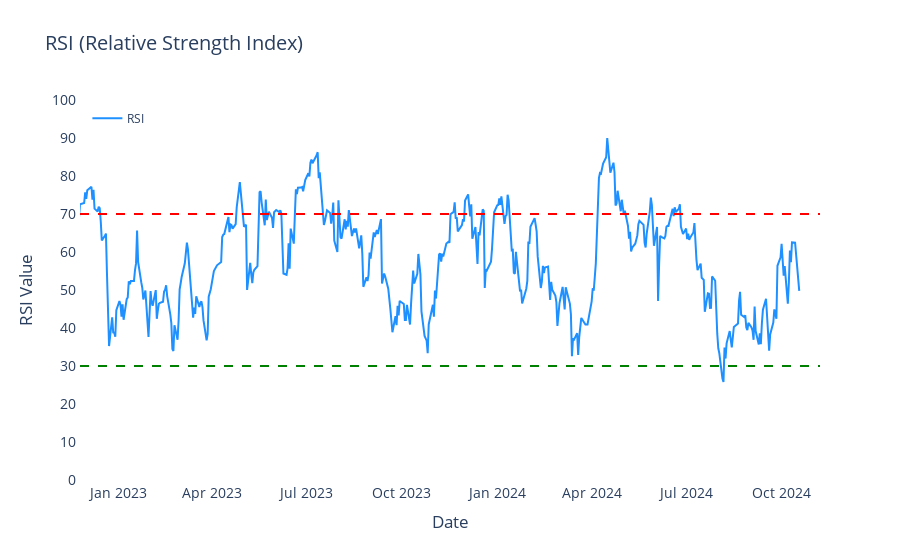
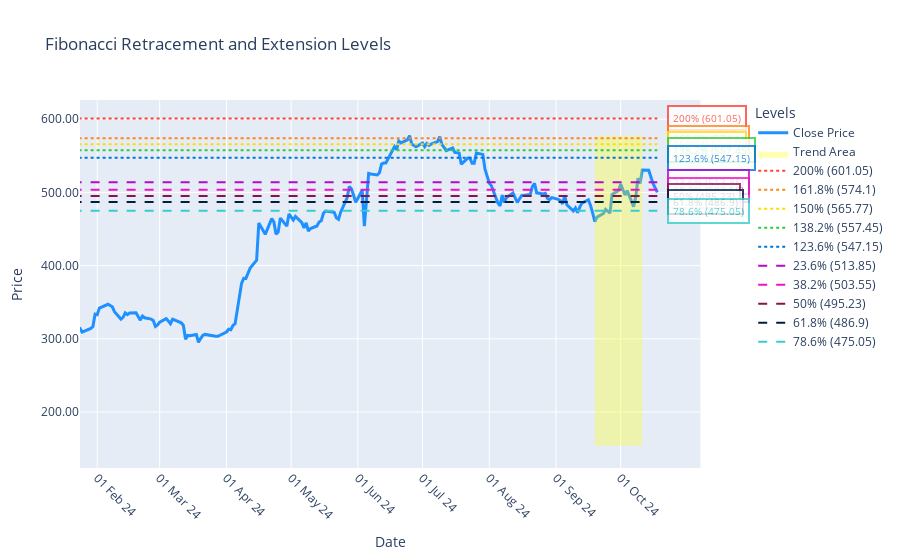
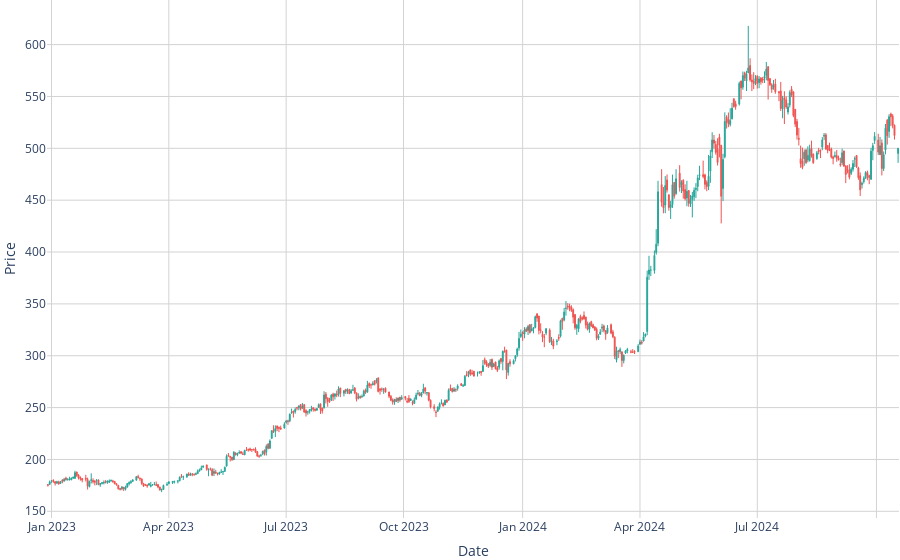

Notebook cell for these charts, in order:
### Code cell
#INPUT
name = input('Enter a name: ')

# PREPROCESSING THE NAME
symbol,st_name = search_stock_symbol(name)
symbol = symbol_changes(symbol)

# API CALL
comp = yf.Ticker(symbol)
data = comp.history(period='2y', interval='1d')
info = comp.info

curr_price = info['currentPrice']

weights = {
    'pe': 0.5,
    'rsi': 0.8,
    'macd': 0.8,
    'fib': 0.2,
    'trend': 0.6
}

# PE RATIO AND CAP ID
info = pe_and_market_cap(info)

if info[2] != 1:
    print('The company is not large cap')


pe = info[1]

if pe <= 20:
    pe_score = 1  # Buy
    pe_response = f'The P/E ratio is {round(pe,2)}, which is below 20, hence BUY'

else:
    pe_score = -1  # Sell
    pe_response = f'The P/E ratio is {round(pe,2)}, which is above 20, hence SELL'


# RSI
r, window = rsi(data)
rsi_score, rsi_response = analyze_rsi(r)

# MACD
ma = macd(data)
macd_score, macd_response = interpret_macd(ma)


# Fibonacci Retracement
fib = fibonacci_retracement(data)

current_price = data['Close'].iloc[-1]
prev_price = data['Close'].iloc[-2]

trend = fib['trend']

levels = dict()
levels['retracement'] = fib['retracement_levels']
levels ['extension'] = fib['extension_levels']

fib_response, fib_score = fib_insight(current_price=current_price, trend=trend, levels=levels, previous_price=prev_price)

data_trend = calculate_trend(data, short_window=14, long_window=50)
trend_score, trend_response = analyze_trend(data_trend)

final_score = (
    (pe_score * weights['pe']) + 
    (rsi_score * weights['rsi']) + 
    (macd_score * weights['macd']) + 
    (fib_score * weights['fib']) +
    (trend_score * weights['trend'])
)

# # Decision based on final score
# if final_score > 0:
#     print(f'\nBuy stocks of {st_name}')
# else:
#     print(f'\nSell your stocks of {st_name}')
    
if final_score > -0.3 and final_score < 0.3:
        print(f'\nHold stocks of {st_name}')
        ans = 0
        
elif final_score >= 0.3:
    print(f'\nBuy stocks of {st_name}')
    ans = 1

elif final_score <= -0.3:
    print(f'\nSell stocks of {st_name}')
    ans = -1


print(f'Current Price of {st_name}: {curr_price}')
print(f'Market Cap of {st_name}: {round(info[0] / (10 ** 7) , 2)} Crores')

print(pe_response)  

visualise_macd(ma)
print(macd_response)

visualise_rsi(r, window)
print(rsi_response)

fig = visualise_fib(fib, data)
fig.show()
print(*fib_response)

print('\n' + trend_response)
plot_stock_trends_candlestick(data_trend)

### Figure 1 — Plotly figure (JSON) as saved in the notebook; plotly's stock layout.template omitted (floating-point values rounded to 4 significant figures; data arrays with more than 128 entries replaced by an {"elided": "..."} marker saying what was removed)
{"data": [{"hovertemplate": "Date: %{x|%b %d}<br>RSI: %{y:.2f}<extra></extra>", "line": {"color": "dodgerblue", "width": 2}, "mode": "lines", "name": "RSI", "type": "scatter", "x": {"elided": "479 str values"}, "y": {"elided": "479 float values"}}], "layout": {"font": {"size": 14}, "hovermode": "x unified", "legend": {"font": {"size": 12}, "x": 0.01, "y": 0.99}, "plot_bgcolor": "white", "shapes": [{"line": {"color": "red", "dash": "dash", "width": 2}, "type": "line", "x0": 0, "x1": 1, "xref": "x domain", "y0": 70, "y1": 70, "yref": "y"}, {"line": {"color": "green", "dash": "dash", "width": 2}, "type": "line", "x0": 0, "x1": 1, "xref": "x domain", "y0": 30, "y1": 30, "yref": "y"}], "showlegend": true, "title": {"text": "RSI (Relative Strength Index)"}, "xaxis": {"nticks": 10, "range": ["2022-11-25T00:00:00+05:30", "2024-11-07T00:00:00+05:30"], "showgrid": true, "showline": true, "showticklabels": true, "tickmode": "auto", "title": {"text": "Date"}, "zeroline": false}, "yaxis": {"dtick": 10, "range": [0, 100], "showgrid": true, "showline": true, "showticklabels": true, "tick0": 0, "tickmode": "linear", "title": {"text": "RSI Value"}, "zeroline": false}}}

### Figure 2 — Plotly figure (JSON) as saved in the notebook; plotly's stock layout.template omitted (floating-point values rounded to 4 significant figures; data arrays with more than 128 entries replaced by an {"elided": "..."} marker saying what was removed)
{"data": [{"hovertemplate": "<b>Date:</b> %{x|%d %b %y}<br><b>Close:</b> %{y:.2f}<extra></extra>", "line": {"color": "#1e90ff", "width": 3}, "name": "Close Price", "type": "scatter", "x": {"elided": "493 str values"}, "y": {"elided": "493 float values"}}, {"fill": "toself", "fillcolor": "rgba(255,255,0,0.3)", "line": {"color": "rgba(255,255,0,0)"}, "name": "Trend Area", "type": "scatter", "x": ["2024-09-19T00:00:00+05:30", "2024-09-19T00:00:00+05:30", "2024-10-11T00:00:00+05:30", "2024-10-11T00:00:00+05:30"], "y": [153.9, 577.5, 577.5, 153.9]}, {"line": {"color": "#FF4136", "dash": "dot", "width": 2}, "mode": "lines", "name": "200% (601.05)", "type": "scatter", "x": ["2022-10-18T00:00:00+05:30", "2024-10-18T00:00:00+05:30"], "y": [601.0, 601.0]}, {"line": {"color": "#FF851B", "dash": "dot", "width": 2}, "mode": "lines", "name": "161.8% (574.1)", "type": "scatter", "x": ["2022-10-18T00:00:00+05:30", "2024-10-18T00:00:00+05:30"], "y": [574.1, 574.1]}, {"line": {"color": "#FFDC00", "dash": "dot", "width": 2}, "mode": "lines", "name": "150% (565.77)", "type": "scatter", "x": ["2022-10-18T00:00:00+05:30", "2024-10-18T00:00:00+05:30"], "y": [565.8, 565.8]}, {"line": {"color": "#2ECC40", "dash": "dot", "width": 2}, "mode": "lines", "name": "138.2% (557.45)", "type": "scatter", "x": ["2022-10-18T00:00:00+05:30", "2024-10-18T00:00:00+05:30"], "y": [557.5, 557.5]}, {"line": {"color": "#0074D9", "dash": "dot", "width": 2}, "mode": "lines", "name": "123.6% (547.15)", "type": "scatter", "x": ["2022-10-18T00:00:00+05:30", "2024-10-18T00:00:00+05:30"], "y": [547.1, 547.1]}, {"line": {"color": "#B10DC9", "dash": "dash", "width": 2}, "mode": "lines", "name": "23.6% (513.85)", "type": "scatter", "x": ["2022-10-18T00:00:00+05:30", "2024-10-18T00:00:00+05:30"], "y": [513.9, 513.9]}, {"line": {"color": "#F012BE", "dash": "dash", "width": 2}, "mode": "lines", "name": "38.2% (503.55)", "type": "scatter", "x": ["2022-10-18T00:00:00+05:30", "2024-10-18T00:00:00+05:30"], "y": [503.5, 503.5]}, {"line": {"color": "#85144b", "dash": "dash", "width": 2}, "mode": "lines", "name": "50% (495.23)", "type": "scatter", "x": ["2022-10-18T00:00:00+05:30", "2024-10-18T00:00:00+05:30"], "y": [495.2, 495.2]}, {"line": {"color": "#001f3f", "dash": "dash", "width": 2}, "mode": "lines", "name": "61.8% (486.9)", "type": "scatter", "x": ["2022-10-18T00:00:00+05:30", "2024-10-18T00:00:00+05:30"], "y": [486.9, 486.9]}, {"line": {"color": "#39CCCC", "dash": "dash", "width": 2}, "mode": "lines", "name": "78.6% (475.05)", "type": "scatter", "x": ["2022-10-18T00:00:00+05:30", "2024-10-18T00:00:00+05:30"], "y": [475.0, 475.0]}], "layout": {"annotations": [{"bgcolor": "white", "bordercolor": "#FF4136", "borderpad": 4, "borderwidth": 2, "font": {"color": "#FF4136", "size": 10}, "opacity": 0.8, "showarrow": false, "text": "200% (601.05)", "x": "2024-10-18T00:00:00+05:30", "xanchor": "left", "xshift": 10, "y": 601.0}, {"bgcolor": "white", "bordercolor": "#FF851B", "borderpad": 4, "borderwidth": 2, "font": {"color": "#FF851B", "size": 10}, "opacity": 0.8, "showarrow": false, "text": "161.8% (574.1)", "x": "2024-10-18T00:00:00+05:30", "xanchor": "left", "xshift": 10, "y": 574.1}, {"bgcolor": "white", "bordercolor": "#FFDC00", "borderpad": 4, "borderwidth": 2, "font": {"color": "#FFDC00", "size": 10}, "opacity": 0.8, "showarrow": false, "text": "150% (565.77)", "x": "2024-10-18T00:00:00+05:30", "xanchor": "left", "xshift": 10, "y": 565.8}, {"bgcolor": "white", "bordercolor": "#2ECC40", "borderpad": 4, "borderwidth": 2, "font": {"color": "#2ECC40", "size": 10}, "opacity": 0.8, "showarrow": false, "text": "138.2% (557.45)", "x": "2024-10-18T00:00:00+05:30", "xanchor": "left", "xshift": 10, "y": 557.5}, {"bgcolor": "white", "bordercolor": "#0074D9", "borderpad": 4, "borderwidth": 2, "font": {"color": "#0074D9", "size": 10}, "opacity": 0.8, "showarrow": false, "text": "123.6% (547.15)", "x": "2024-10-18T00:00:00+05:30", "xanchor": "left", "xshift": 10, "y": 547.1}, {"bgcolor": "white", "bordercolor": "#B10DC9", "borderpad": 4, "borderwidth": 2, "font": {"color": "#B10DC9", "size": 10}, "opacity": 0.8, "showarrow": false, "text": "23.6% (513.85)", "x": "2024-10-18T00:00:00+05:30", "xanchor": "left", "xshift": 10, "y": 513.9}, {"bgcolor": "white", "bordercolor": "#F012BE", "borderpad": 4, "borderwidth": 2, "font": {"color": "#F012BE", "size": 10}, "opacity": 0.8, "showarrow": false, "text": "38.2% (503.55)", "x": "2024-10-18T00:00:00+05:30", "xanchor": "left", "xshift": 10, "y": 503.5}, {"bgcolor": "white", "bordercolor": "#85144b", "borderpad": 4, "borderwidth": 2, "font": {"color": "#85144b", "size": 10}, "opacity": 0.8, "showarrow": false, "text": "50% (495.23)", "x": "2024-10-18T00:00:00+05:30", "xanchor": "left", "xshift": 10, "y": 495.2}, {"bgcolor": "white", "bordercolor": "#001f3f", "borderpad": 4, "borderwidth": 2, "font": {"color": "#001f3f", "size": 10}, "opacity": 0.8, "showarrow": false, "text": "61.8% (486.9)", "x": "2024-10-18T00:00:00+05:30", "xanchor": "left", "xshift": 10, "y": 486.9}, {"bgcolor": "white", "bordercolor": "#39CCCC", "borderpad": 4, "borderwidth": 2, "font": {"color": "#39CCCC", "size": 10}, "opacity": 0.8, "showarrow": false, "text": "78.6% (475.05)", "x": "2024-10-18T00:00:00+05:30", "xanchor": "left", "xshift": 10, "y": 475.0}], "hovermode": "x unified", "legend": {"title": {"text": "Levels"}}, "showlegend": true, "title": {"text": "Fibonacci Retracement and Extension Levels"}, "xaxis": {"anchor": "y", "domain": [0, 0.94], "range": ["2024-01-24T00:00:00+05:30", "2024-11-07T00:00:00+05:30"], "tickangle": 45, "tickformat": "%d %b %y", "tickmode": "array", "ticktext": ["01 Feb 24", "01 Mar 24", "01 Apr 24", "01 May 24", "01 Jun 24", "01 Jul 24", "01 Aug 24", "01 Sep 24", "01 Oct 24"], "tickvals": ["2024-02-01T00:00:00+05:30", "2024-03-01T00:00:00+05:30", "2024-04-01T00:00:00+05:30", "2024-05-01T00:00:00+05:30", "2024-06-01T00:00:00+05:30", "2024-07-01T00:00:00+05:30", "2024-08-01T00:00:00+05:30", "2024-09-01T00:00:00+05:30", "2024-10-01T00:00:00+05:30"], "title": {"text": "Date"}}, "yaxis": {"anchor": "x", "domain": [0, 1], "tickformat": ".2f", "title": {"text": "Price"}}, "yaxis2": {"anchor": "x", "overlaying": "y", "side": "right", "tickformat": ".2f"}}}

### Figure 3 — Plotly figure (JSON) as saved in the notebook; plotly's stock layout.template omitted (floating-point values rounded to 4 significant figures; data arrays with more than 128 entries replaced by an {"elided": "..."} marker saying what was removed)
{"data": [{"close": {"elided": "443 float values"}, "decreasing": {"fillcolor": "#EF5350", "line": {"color": "#EF5350"}}, "high": {"elided": "443 float values"}, "increasing": {"fillcolor": "#26A69A", "line": {"color": "#26A69A"}}, "line": {"width": 1}, "low": {"elided": "443 float values"}, "open": {"elided": "443 float values"}, "type": "candlestick", "x": {"elided": "443 str values"}}], "layout": {"hovermode": "x unified", "margin": {"b": 0, "l": 0, "r": 0, "t": 0}, "plot_bgcolor": "white", "showlegend": false, "title": {"text": "Candle Chart"}, "xaxis": {"gridcolor": "lightgrey", "gridwidth": 1, "rangebreaks": [{"bounds": ["sat", "mon"]}], "rangeslider": {"visible": false}, "showgrid": true, "showticklabels": true, "title": {"text": "Date"}, "zeroline": false}, "yaxis": {"gridcolor": "lightgrey", "gridwidth": 1, "showgrid": true, "showticklabels": true, "title": {"text": "Price"}, "zeroline": false}}}
